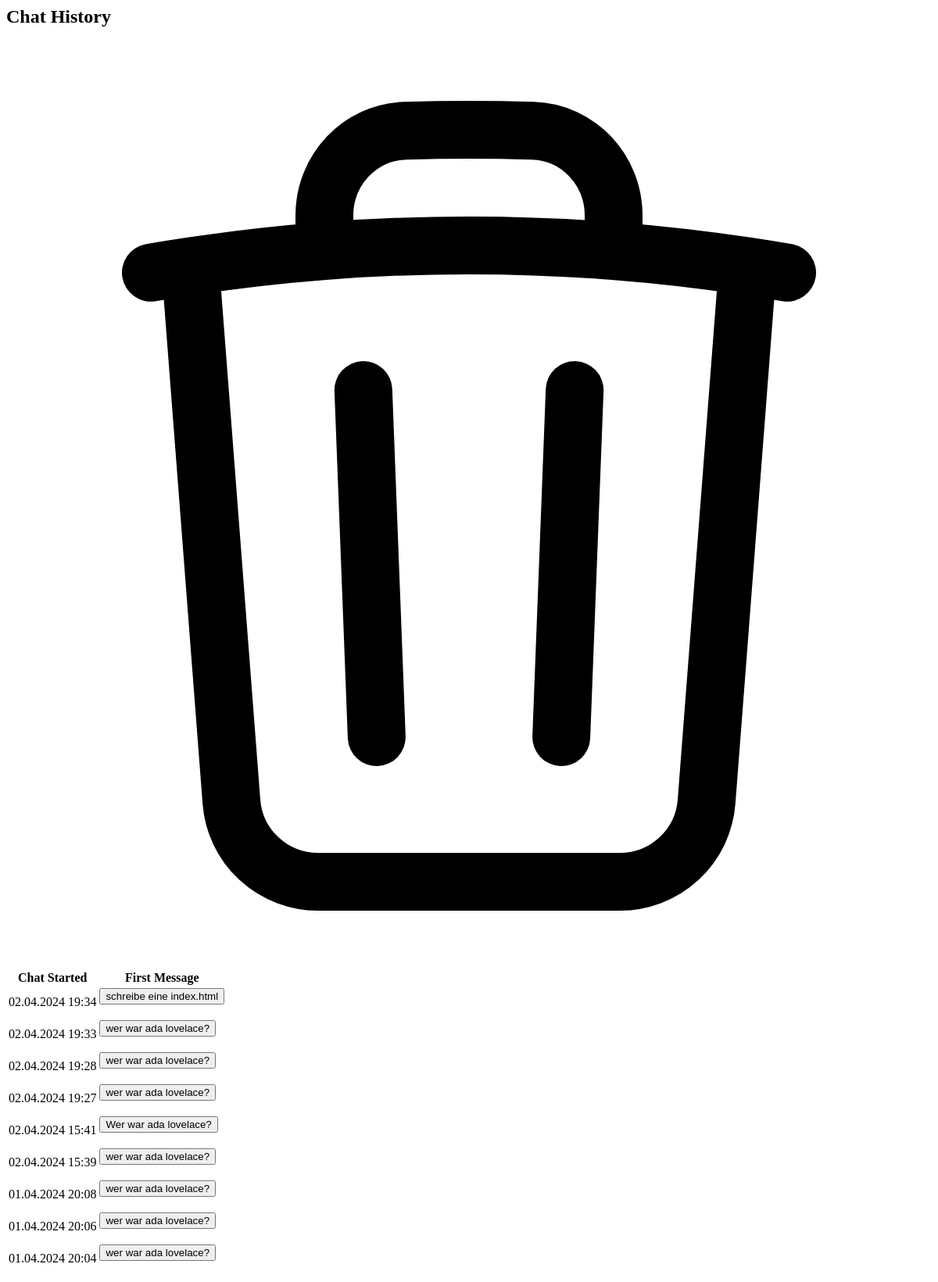
The app's page /list_chat_history (signed in), older data.
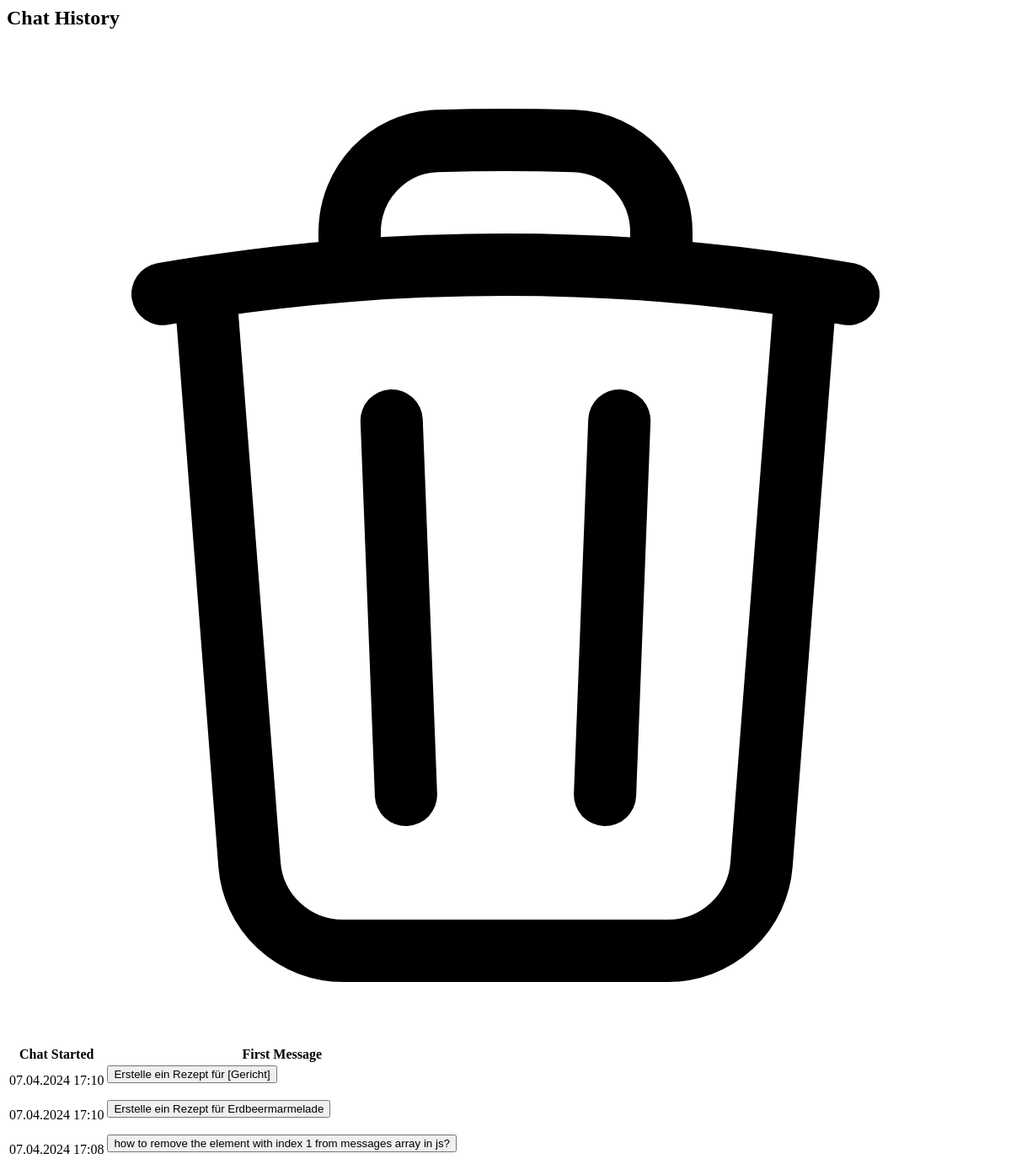
The same page, newer data.
### tables this page shows
CREATE TABLE chat_history (
            id INTEGER PRIMARY KEY,
            username TEXT,
            chat_started TIMESTAMP,
            messages TEXT
        );

### main.py (the view)
@app.route('/list_chat_history', methods=['GET'])
@login_required
def list_chat_history_endpoint():
    chat_history = list_chat_history()
    return render_template('chat_history.html',chat_history=chat_history)

### db.py (called while the page is built)
def with_db_connection(func):
    def inner(*args, **kwargs):
        if 'conn' not in kwargs:
            with sqlite3.connect(DATABASE_PATH) as conn:
                kwargs['conn'] = conn
                return func(*args, **kwargs)
        else:
            return func(*args, **kwargs)
    return inner

@with_db_connection
def execute_db_query(query, params=(), fetchone=False, conn=None):
    cursor = conn.cursor()
    cursor.execute(query, params)
    if fetchone:
        return cursor.fetchone()
    return cursor.fetchall()

@with_db_connection
def list_chat_history(conn=None):
    query = "SELECT username, chat_started, messages FROM chat_history ORDER BY chat_started DESC"
    results = execute_db_query(query, conn=conn)
    chat_history_list = [
        {
            "username": row[0],
            "chat_started": row[1],  # Convert timestamp to readable format
            "display_date": datetime.fromtimestamp(row[1]).strftime('%d.%m.%Y %H:%M'),
            "messages": json.loads(row[2])
        } for row in results
    ]
    return chat_history_list

### templates/chat_history.html (shortened to what this page needs)
<div id="chat_history_ui">
  <div class="mx-auto mt-8 px-16 mb-2">
    <div class="flex flex-row items-center gap-2">
      <h2 class="text-2xl font-bold">Chat History</h2>
      <div id="chat_history_bin">
      </div>
    </div>
  </div>
  <div class="px-16">
    <table class="min-w-full bg-white rounded-xl overflow-hidden">
      <thead class="text-gray-600 uppercase text-sm leading-normal">
        <tr>
          <th class="py-3 px-6 text-left">Chat Started</th>
          <th class="py-3 px-6 text-left">First Message</th>
        </tr>
      </thead>
      <tbody class="text-gray-600 text-sm font-light">
        {% for chat in chat_history %}
        <tr>
          <td class="py-3 px-6 text-left whitespace-nowrap">{{ chat.display_date }}</td>
          <td class="py-3 px-6 text-left">
            <form action="/" method="POST">
              <button type="submit"
                class="bg-indigo-500 text-white py-1 px-4 rounded-lg hover:bg-indigo-600 focus:outline-none focus:ring-2 focus:ring-indigo-500 focus:ring-offset-2 focus:ring-offset-gray-200">
                {{ chat.messages[1].content[0:150] }}
              </button>
            </form>
          </td>
        </tr>
        {% endfor %}
      </tbody>
    </table>
  </div>
</div>

Row changes from the older to the newer data that the page shows:
removed chat_history: display_date "02.04.2024 19:34", messages "schreibe eine index.html"
removed chat_history: display_date "02.04.2024 19:33", messages "wer war ada lovelace?"
removed chat_history: display_date "02.04.2024 19:28", messages "wer war ada lovelace?"
removed chat_history: display_date "02.04.2024 19:27", messages "wer war ada lovelace?"
removed chat_history: display_date "02.04.2024 15:41", messages "Wer war ada lovelace?"
removed chat_history: display_date "02.04.2024 15:39", messages "wer war ada lovelace?"
changed chat_history (number 1 of 3 on the later page): display_date "01.04.2024 20:08" → "07.04.2024 17:10"; messages "wer war ada lovelace?" → "Erstelle ein Rezept für [Gericht]"
changed chat_history (number 2 of 3 on the later page): display_date "01.04.2024 20:06" → "07.04.2024 17:10"; messages "wer war ada lovelace?" → "Erstelle ein Rezept für Erdbeermarmelade"
changed chat_history (number 3 of 3 on the later page): display_date "01.04.2024 20:04" → "07.04.2024 17:08"; messages "wer war ada lovelace?" → "how to remove the element with index 1 from messages array in js?"
